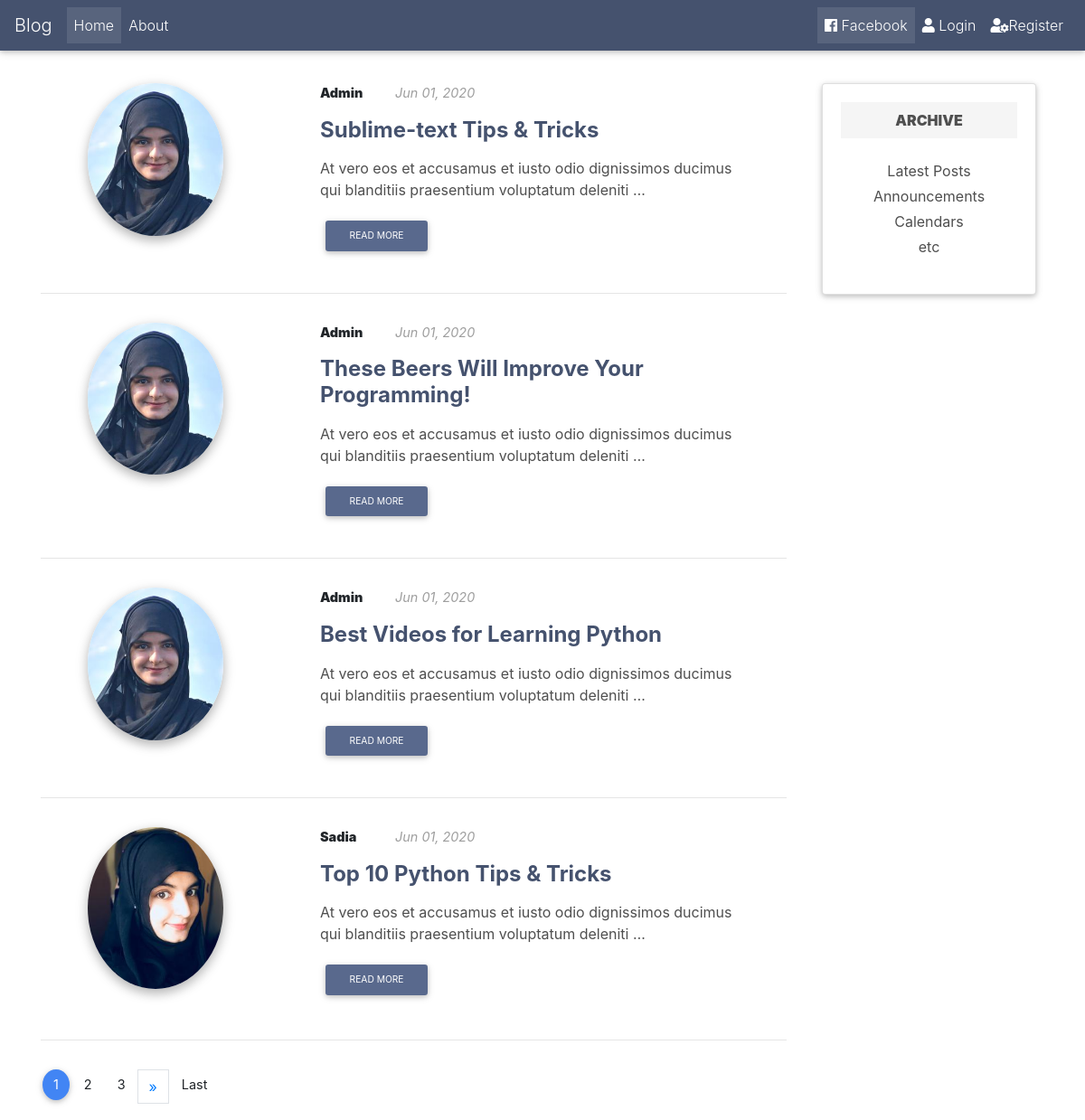
The page / on the database its author committed.
### blog/models.py (models this page shows, shortened)
class Post(models.Model):
    title = models.CharField(max_length=100)
    content = models.TextField()
    date = models.DateTimeField(default=timezone.now)
    author = models.ForeignKey(User, on_delete=models.CASCADE)

### users/models.py (models this page shows, shortened)
class Profile(models.Model):
    user = models.OneToOneField(User, on_delete=models.CASCADE)
    image = models.ImageField(default="default.jpg", upload_to='profile_pics')

### blog/views.py (the view)
# urls.py: path('', PostListView.as_view(), name='blog-home'),
class PostListView(ListView):
    model = Post
    template_name = 'blog/home.html'
    context_object_name = 'posts'
    ordering = ['-date']
    paginate_by = 4

### blog/templates/blog/home.html (shortened to what this page needs)
{% extends "blog/base.html" %}
{% block content %}
    {% for post in posts %}
    <section class="section extra-margins pb-3 text-center text-lg-left">
        <div class="row">
            <div class="col-lg-4 col-md-4 mb-4">
                <img class="d-flex mb-3 mx-auto avatar z-depth-1-half rounded-circle" src="{{ post.author.profile.image.url}}" alt="Generic placeholder image">
            </div>
            <div class="col-lg-7 col-md-8 ml-xl-4 mb-4">
                <div class="row">
                    <div class="col-xl-2 col-md-6 text-sm-center text-md-right text-lg-left">
                        <p class="mdb-text font-small font-weight-bold mb-1 spacing">
                                <strong>{{ post.author }}</strong>
                        </p>
                    </div>
                    <div class="col-xl-5 col-md-6 text-sm-center text-md-left">
                        <p class="font-small grey-text">
                            <em> {{ post.date |date:"M d, Y" }}</em>
                        </p>
                    </div>
                </div>
                <h4 class="mb-3 dark-grey-text mt-0">
                    <strong>
                        <a class="mdb-color-text" href="{% url 'blog-detail' post.id %}">{{ post.title}}</a>
                    </strong>
                </h4>
                <p class="dark-grey-text">{{ post.content | truncatewords:15}}
                </p>
                <a href="{% url 'blog-detail' post.id %}" type="button" class="btn btn-mdb-color btn-rounded btn-sm waves-effect waves-light">Read more</a>
            </div>
        </div>
        <hr class="mb-3">
    </section>
    {% endfor %}
    {% if is_paginated %}
        <nav aria-label="Page navigation example" >
          <ul class="pagination pagination-circle pg-blue">
                {% for num in page_obj.paginator.page_range %}
                    {% if page_obj.number == num %}
                        <li class="page-item active"><a href="?page={{ num }}" class="page-link">{{num}}</a></li>
                    {% elif num > page_obj.number|add:-3 and num < page_obj.number|add:3%}
                        <li class="page-item"><a href="?page={{num}}" class="page-link">{{ num }}</a></li>
                    {% endif %}
                {% endfor %}
                {% if page_obj.has_next %}
                    <li>
                        <a href="?page={{ page_obj.next_page_number }}" class="page-link" aria-label="Next">
                        <span aria-hidden="true">&raquo;</span>
                      </a>
                    </li>
                    <li class="page-item"><a href="?page={{ page_obj.paginator.num_pages }}" class="page-link">Last</a></li>
                {% endif %}
          </ul>
        </nav>
    {% endif %}
{% endblock content %}

### blog/templates/blog/base.html (shortened to what this page needs)
{% load static %}
<!DOCTYPE html>
<html lang="en">
<head>
    <link rel="stylesheet" href="https://use.fontawesome.com/releases/v5.7.0/css/all.css">
    <link href="{% static 'blog/mdb.min.css' %}" rel="stylesheet">
    <link rel="stylesheet" href="https://stackpath.bootstrapcdn.com/bootstrap/4.5.0/css/bootstrap.min.css"
>
</head>
<body>
    <header>
        <nav class=" navbar navbar-expand-lg navbar-dark mdb-color">
          <a class="navbar-brand" href="#">Blog</a>
          <div class="collapse navbar-collapse" id="navbarSupportedContent-4">
              <ul class="navbar-nav mr-auto">
                  <li class="nav-item active">
                    <a class="nav-link" href="{% url 'blog-home' %}">Home
                    </a>
                  </li>
                  <li class="nav-item">
                    <a class="nav-link" href="{% url 'blog-about' %}">About</a>
                  </li>
              </ul>
              <ul class="navbar-nav ml-auto">
                  <li class="nav-item active">
                    <a class="nav-link" href="#">
                      <i class="fab fa-facebook-f"></i> Facebook
                    </a>
                  </li>
                  {% if user.is_authenticated %}
                      <li class="nav-item">
                            <a class="nav-link" href="{% url 'blog-create' %}">
                            <i class="fas fa-book mr-2" aria-hidden="true"></i>Create Post</a>
                      </li>
                      <li class="nav-item">
                            <a class="nav-link" href="{% url 'profile' %}">
                            <i class="far fa-gem mr-2" aria-hidden="true"></i>Profile</a>
                        </li>
                       <li class="nav-item">
                            <a class="nav-link" href="{% url 'logout' %}">
                            <i class="fas fa-user"></i> Logout</a>
                        </li>
                  {% else %}
                      <li class="nav-item">
                        <a class="nav-link" href="{% url 'login' %}">
                      <i class="fas fa-user"></i> Login</a>
                  </li>
                    <li class="nav-item">
                        <a class="nav-link" href="{% url 'user-register' %}">
                      <i class="fas fa-user-cog"></i>Register</a>
                  </li>
                  {% endif %}
              </ul>
          </div>
        </nav>
    </header>
    <section>
            <div class="container pt-3">
                <div class="row  pt-3">
                    <div class="col-lg-9 col-md-8 mt-1">
                    {% block content %}{% endblock content %}
                    </div>
                    <div class="col-lg-3 col-md-4 px-4 mt-1 archive">
                        <div class="card card-body pb-0">
                            <div class="single-post">
                                <p class="font-weight-bold dark-grey-text text-center spacing grey lighten-4 py-2 mb-4">
                                    <strong>ARCHIVE</strong>
                                </p>
                                <div class="row mb-4">
                                    <div class="col-md-12 text-center">
                                        <ul class="list-unstyled">
                                            <li>
                                                <p class="mb-1 dark-grey-text">
                                                    Latest Posts
                                                </p>
                                            </li>
                                            <li>
                                                <p class="mb-1 dark-grey-text">
                                                    Announcements
                                                </p>
                                            </li>
                                            <li>
                                                <p class="mb-1 dark-grey-text">
                                                    Calendars
                                                </p>
                                            </li>
                                            <li>
                                                <p class="mb-1 dark-grey-text">
                                                    etc
                                                </p>
                                            </li>
                                        </ul>
                                    </div>
                                </div>
                            </div>
                        </div>
                    </div>
                </div>
            </div>
    </section>
</body>
</html>

### rows shown on the page
Post: author.profile.image (picture), author "Admin", date "Jun 01, 2020", title "Sublime-text Tips & Tricks", content "At vero eos et accusamus et iusto odio dignissimos ducimus qui blanditiis praesentium voluptatum deleniti …"
Post: author.profile.image (picture), author "Admin", date "Jun 01, 2020", title "These Beers Will Improve Your Programming!", content "At vero eos et accusamus et iusto odio dignissimos ducimus qui blanditiis praesentium voluptatum deleniti …"
Post: author.profile.image (picture), author "Admin", date "Jun 01, 2020", title "Best Videos for Learning Python", content "At vero eos et accusamus et iusto odio dignissimos ducimus qui blanditiis praesentium voluptatum deleniti …"
Post: author.profile.image (picture), author "Sadia", date "Jun 01, 2020", title "Top 10 Python Tips & Tricks", content "At vero eos et accusamus et iusto odio dignissimos ducimus qui blanditiis praesentium voluptatum deleniti …"

### other values the page prints
{{ num }} "1"
{{ num }} "2" "3"
